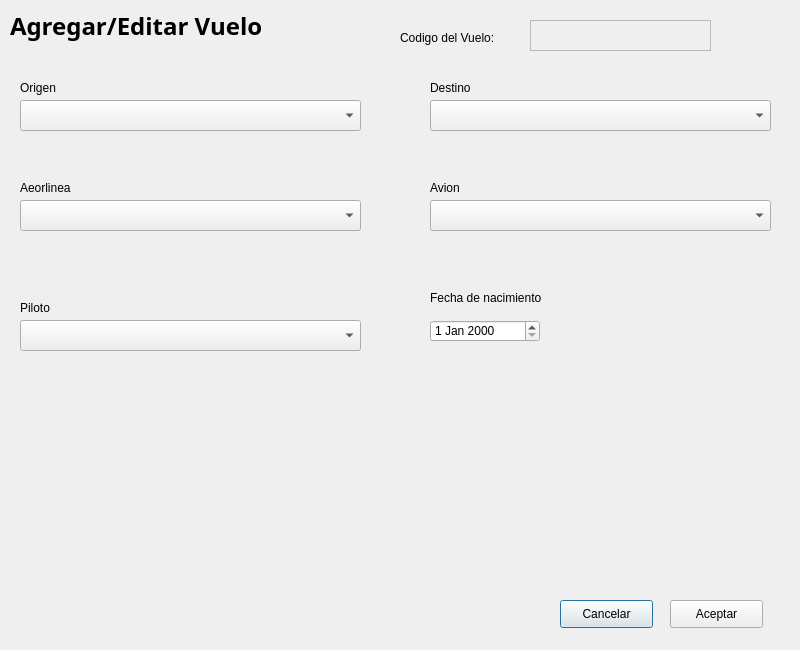
<?xml version="1.0" encoding="UTF-8"?>
<ui version="4.0">
 <class>editPasajero</class>
 <widget class="QDialog" name="editPasajero">
  <property name="geometry">
   <rect>
    <x>0</x>
    <y>0</y>
    <width>800</width>
    <height>650</height>
   </rect>
  </property>
  <property name="windowTitle">
   <string>Dialog</string>
  </property>
  <widget class="QDateEdit" name="dateEdit">
   <property name="geometry">
    <rect>
     <x>430</x>
     <y>320</y>
     <width>110</width>
     <height>22</height>
    </rect>
   </property>
  </widget>
  <widget class="QLabel" name="label_5">
   <property name="geometry">
    <rect>
     <x>10</x>
     <y>10</y>
     <width>301</width>
     <height>31</height>
    </rect>
   </property>
   <property name="font">
    <font>
     <family>Source Sans Pro</family>
     <pointsize>18</pointsize>
     <weight>75</weight>
     <bold>true</bold>
    </font>
   </property>
   <property name="text">
    <string>Agregar/Editar Vuelo</string>
   </property>
  </widget>
  <widget class="QLabel" name="label_7">
   <property name="geometry">
    <rect>
     <x>430</x>
     <y>290</y>
     <width>181</width>
     <height>16</height>
    </rect>
   </property>
   <property name="text">
    <string>Fecha de nacimiento</string>
   </property>
  </widget>
  <widget class="QLabel" name="label_3">
   <property name="geometry">
    <rect>
     <x>20</x>
     <y>80</y>
     <width>101</width>
     <height>16</height>
    </rect>
   </property>
   <property name="text">
    <string>Origen</string>
   </property>
  </widget>
  <widget class="QPlainTextEdit" name="plainTextEdit_2">
   <property name="enabled">
    <bool>false</bool>
   </property>
   <property name="geometry">
    <rect>
     <x>530</x>
     <y>20</y>
     <width>181</width>
     <height>31</height>
    </rect>
   </property>
  </widget>
  <widget class="QLabel" name="label_2">
   <property name="geometry">
    <rect>
     <x>400</x>
     <y>30</y>
     <width>161</width>
     <height>16</height>
    </rect>
   </property>
   <property name="text">
    <string>Codigo del Vuelo:</string>
   </property>
  </widget>
  <widget class="QPushButton" name="pushButton_2">
   <property name="geometry">
    <rect>
     <x>560</x>
     <y>600</y>
     <width>93</width>
     <height>28</height>
    </rect>
   </property>
   <property name="text">
    <string>Cancelar</string>
   </property>
  </widget>
  <widget class="QLabel" name="label_10">
   <property name="geometry">
    <rect>
     <x>20</x>
     <y>300</y>
     <width>171</width>
     <height>16</height>
    </rect>
   </property>
   <property name="text">
    <string>Piloto</string>
   </property>
  </widget>
  <widget class="QPushButton" name="pushButton">
   <property name="geometry">
    <rect>
     <x>670</x>
     <y>600</y>
     <width>93</width>
     <height>28</height>
    </rect>
   </property>
   <property name="text">
    <string>Aceptar</string>
   </property>
  </widget>
  <widget class="QComboBox" name="comboBox">
   <property name="geometry">
    <rect>
     <x>20</x>
     <y>320</y>
     <width>341</width>
     <height>31</height>
    </rect>
   </property>
  </widget>
  <widget class="QComboBox" name="comboBox_2">
   <property name="geometry">
    <rect>
     <x>20</x>
     <y>100</y>
     <width>341</width>
     <height>31</height>
    </rect>
   </property>
  </widget>
  <widget class="QLabel" name="label_11">
   <property name="geometry">
    <rect>
     <x>430</x>
     <y>80</y>
     <width>101</width>
     <height>16</height>
    </rect>
   </property>
   <property name="text">
    <string>Destino</string>
   </property>
  </widget>
  <widget class="QComboBox" name="comboBox_3">
   <property name="geometry">
    <rect>
     <x>430</x>
     <y>100</y>
     <width>341</width>
     <height>31</height>
    </rect>
   </property>
  </widget>
  <widget class="QLabel" name="label_4">
   <property name="geometry">
    <rect>
     <x>20</x>
     <y>180</y>
     <width>101</width>
     <height>16</height>
    </rect>
   </property>
   <property name="text">
    <string>Aeorlinea</string>
   </property>
  </widget>
  <widget class="QComboBox" name="comboBox_4">
   <property name="geometry">
    <rect>
     <x>20</x>
     <y>200</y>
     <width>341</width>
     <height>31</height>
    </rect>
   </property>
  </widget>
  <widget class="QLabel" name="label_12">
   <property name="geometry">
    <rect>
     <x>430</x>
     <y>180</y>
     <width>101</width>
     <height>16</height>
    </rect>
   </property>
   <property name="text">
    <string>Avion</string>
   </property>
  </widget>
  <widget class="QComboBox" name="comboBox_5">
   <property name="geometry">
    <rect>
     <x>430</x>
     <y>200</y>
     <width>341</width>
     <height>31</height>
    </rect>
   </property>
  </widget>
 </widget>
 <resources/>
 <connections/>
</ui>
